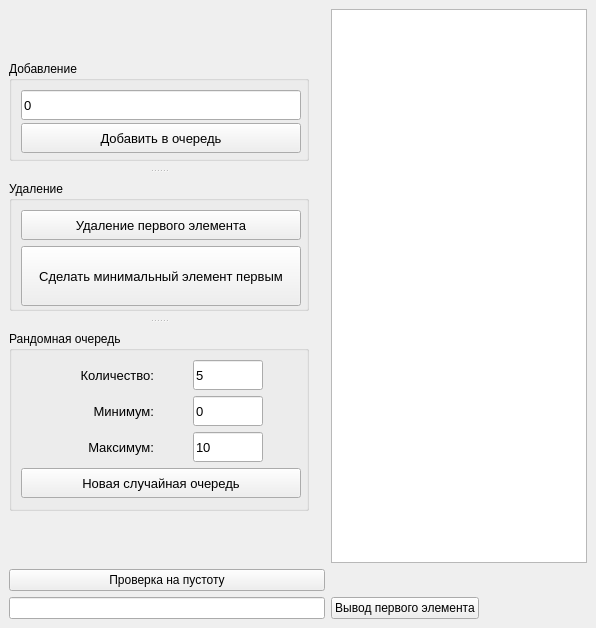
<?xml version="1.0" encoding="UTF-8"?>
<ui version="4.0">
 <class>MainWindow</class>
 <widget class="QMainWindow" name="MainWindow">
  <property name="geometry">
   <rect>
    <x>0</x>
    <y>0</y>
    <width>596</width>
    <height>628</height>
   </rect>
  </property>
  <property name="windowTitle">
   <string>MainWindow</string>
  </property>
  <widget class="QWidget" name="centralwidget">
   <layout class="QGridLayout" name="gridLayout_6">
    <item row="4" column="0">
     <widget class="QLineEdit" name="lineEdit2"/>
    </item>
    <item row="1" column="0">
     <widget class="QPushButton" name="checkEmpty">
      <property name="text">
       <string>Проверка на пустоту</string>
      </property>
     </widget>
    </item>
    <item row="0" column="0">
     <widget class="QSplitter" name="splitter">
      <property name="orientation">
       <enum>Qt::Vertical</enum>
      </property>
      <property name="handleWidth">
       <number>20</number>
      </property>
      <widget class="QGroupBox" name="groupBox">
       <property name="minimumSize">
        <size>
         <width>300</width>
         <height>100</height>
        </size>
       </property>
       <property name="maximumSize">
        <size>
         <width>300</width>
         <height>100</height>
        </size>
       </property>
       <property name="font">
        <font>
         <italic>false</italic>
        </font>
       </property>
       <property name="title">
        <string>Добавление</string>
       </property>
       <layout class="QGridLayout" name="gridLayout">
        <item row="0" column="0">
         <layout class="QGridLayout" name="gridLayout_5">
          <item row="0" column="0">
           <widget class="QLineEdit" name="lineEditAdd">
            <property name="minimumSize">
             <size>
              <width>280</width>
              <height>30</height>
             </size>
            </property>
            <property name="maximumSize">
             <size>
              <width>280</width>
              <height>30</height>
             </size>
            </property>
            <property name="font">
             <font>
              <pointsize>10</pointsize>
              <italic>false</italic>
             </font>
            </property>
            <property name="text">
             <string>0</string>
            </property>
           </widget>
          </item>
          <item row="1" column="0">
           <widget class="QPushButton" name="pushButtonAdd">
            <property name="minimumSize">
             <size>
              <width>280</width>
              <height>30</height>
             </size>
            </property>
            <property name="maximumSize">
             <size>
              <width>280</width>
              <height>30</height>
             </size>
            </property>
            <property name="font">
             <font>
              <pointsize>10</pointsize>
              <italic>false</italic>
             </font>
            </property>
            <property name="text">
             <string>Добавить в очередь</string>
            </property>
           </widget>
          </item>
         </layout>
        </item>
       </layout>
      </widget>
      <widget class="QGroupBox" name="groupBox_2">
       <property name="minimumSize">
        <size>
         <width>300</width>
         <height>130</height>
        </size>
       </property>
       <property name="maximumSize">
        <size>
         <width>300</width>
         <height>130</height>
        </size>
       </property>
       <property name="title">
        <string>Удаление</string>
       </property>
       <layout class="QGridLayout" name="gridLayout_2">
        <item row="2" column="0">
         <widget class="QPushButton" name="pushButtonRemove">
          <property name="minimumSize">
           <size>
            <width>280</width>
            <height>30</height>
           </size>
          </property>
          <property name="maximumSize">
           <size>
            <width>280</width>
            <height>30</height>
           </size>
          </property>
          <property name="font">
           <font>
            <pointsize>10</pointsize>
            <strikeout>false</strikeout>
           </font>
          </property>
          <property name="acceptDrops">
           <bool>false</bool>
          </property>
          <property name="inputMethodHints">
           <set>Qt::ImhSensitiveData</set>
          </property>
          <property name="text">
           <string>Удаление первого элемента</string>
          </property>
          <property name="autoRepeat">
           <bool>false</bool>
          </property>
         </widget>
        </item>
        <item row="3" column="0">
         <widget class="QPushButton" name="pushButtonDeleteBetwMaxMin">
          <property name="minimumSize">
           <size>
            <width>280</width>
            <height>60</height>
           </size>
          </property>
          <property name="maximumSize">
           <size>
            <width>280</width>
            <height>60</height>
           </size>
          </property>
          <property name="font">
           <font>
            <pointsize>10</pointsize>
           </font>
          </property>
          <property name="text">
           <string>Сделать минимальный элемент первым</string>
          </property>
         </widget>
        </item>
       </layout>
      </widget>
      <widget class="QGroupBox" name="groupBox_3">
       <property name="minimumSize">
        <size>
         <width>300</width>
         <height>180</height>
        </size>
       </property>
       <property name="maximumSize">
        <size>
         <width>300</width>
         <height>180</height>
        </size>
       </property>
       <property name="title">
        <string>Рандомная очередь</string>
       </property>
       <layout class="QGridLayout" name="gridLayout_4">
        <item row="2" column="0">
         <widget class="QPushButton" name="pushButtonNewRandomQueue">
          <property name="minimumSize">
           <size>
            <width>280</width>
            <height>30</height>
           </size>
          </property>
          <property name="maximumSize">
           <size>
            <width>280</width>
            <height>30</height>
           </size>
          </property>
          <property name="font">
           <font>
            <pointsize>10</pointsize>
           </font>
          </property>
          <property name="text">
           <string>Новая случайная очередь</string>
          </property>
         </widget>
        </item>
        <item row="0" column="0">
         <layout class="QVBoxLayout" name="verticalLayout">
          <item>
           <layout class="QHBoxLayout" name="horizontalLayout">
            <item>
             <widget class="QLabel" name="label">
              <property name="minimumSize">
               <size>
                <width>100</width>
                <height>30</height>
               </size>
              </property>
              <property name="maximumSize">
               <size>
                <width>100</width>
                <height>30</height>
               </size>
              </property>
              <property name="font">
               <font>
                <pointsize>10</pointsize>
               </font>
              </property>
              <property name="text">
               <string>Количество:</string>
              </property>
              <property name="alignment">
               <set>Qt::AlignRight|Qt::AlignTrailing|Qt::AlignVCenter</set>
              </property>
             </widget>
            </item>
            <item>
             <widget class="QLineEdit" name="lineEditAmount">
              <property name="minimumSize">
               <size>
                <width>70</width>
                <height>30</height>
               </size>
              </property>
              <property name="maximumSize">
               <size>
                <width>70</width>
                <height>30</height>
               </size>
              </property>
              <property name="font">
               <font>
                <pointsize>10</pointsize>
               </font>
              </property>
              <property name="text">
               <string>5</string>
              </property>
             </widget>
            </item>
           </layout>
          </item>
          <item>
           <layout class="QHBoxLayout" name="horizontalLayout_2">
            <item>
             <widget class="QLabel" name="label_2">
              <property name="minimumSize">
               <size>
                <width>100</width>
                <height>30</height>
               </size>
              </property>
              <property name="maximumSize">
               <size>
                <width>100</width>
                <height>30</height>
               </size>
              </property>
              <property name="font">
               <font>
                <pointsize>10</pointsize>
               </font>
              </property>
              <property name="text">
               <string>Минимум:</string>
              </property>
              <property name="alignment">
               <set>Qt::AlignRight|Qt::AlignTrailing|Qt::AlignVCenter</set>
              </property>
             </widget>
            </item>
            <item>
             <widget class="QLineEdit" name="lineEditMin">
              <property name="minimumSize">
               <size>
                <width>70</width>
                <height>30</height>
               </size>
              </property>
              <property name="maximumSize">
               <size>
                <width>70</width>
                <height>30</height>
               </size>
              </property>
              <property name="font">
               <font>
                <pointsize>10</pointsize>
               </font>
              </property>
              <property name="text">
               <string>0</string>
              </property>
             </widget>
            </item>
           </layout>
          </item>
          <item>
           <layout class="QHBoxLayout" name="horizontalLayout_3">
            <item>
             <widget class="QLabel" name="label_3">
              <property name="minimumSize">
               <size>
                <width>100</width>
                <height>30</height>
               </size>
              </property>
              <property name="maximumSize">
               <size>
                <width>100</width>
                <height>30</height>
               </size>
              </property>
              <property name="font">
               <font>
                <pointsize>10</pointsize>
               </font>
              </property>
              <property name="text">
               <string>Максимум:</string>
              </property>
              <property name="alignment">
               <set>Qt::AlignRight|Qt::AlignTrailing|Qt::AlignVCenter</set>
              </property>
             </widget>
            </item>
            <item>
             <widget class="QLineEdit" name="lineEditMax">
              <property name="minimumSize">
               <size>
                <width>70</width>
                <height>30</height>
               </size>
              </property>
              <property name="maximumSize">
               <size>
                <width>70</width>
                <height>30</height>
               </size>
              </property>
              <property name="font">
               <font>
                <pointsize>10</pointsize>
               </font>
              </property>
              <property name="text">
               <string>10</string>
              </property>
             </widget>
            </item>
           </layout>
          </item>
         </layout>
        </item>
       </layout>
      </widget>
     </widget>
    </item>
    <item row="0" column="1" colspan="2">
     <widget class="QListView" name="listView">
      <property name="font">
       <font>
        <pointsize>15</pointsize>
       </font>
      </property>
     </widget>
    </item>
    <item row="4" column="1">
     <widget class="QPushButton" name="ouptutFirstEl">
      <property name="text">
       <string>Вывод первого элемента</string>
      </property>
     </widget>
    </item>
   </layout>
  </widget>
 </widget>
 <resources/>
 <connections/>
</ui>
